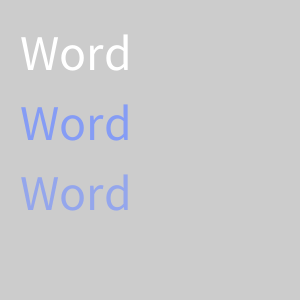
Frame 1 (no input)
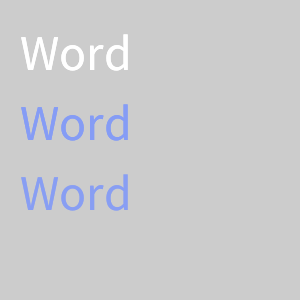
Frame 2 (the mouse pressed at the canvas centre, redrawn once)

The Processing sketch that drew these frames (run headless with seeded random() and noise(); the mouse was pressed at the canvas centre and the sketch redrawn once):

// Processing sketch: Text_DrawingWords
// ── Text_DrawingWords.pde
void setup () {
  size (300,300);  //Canvas Size
}

void draw() {
  textSize(50); // Measured in Pixels
  fill(255);  // Gray Scale
  text("Word", 20, 70); // First Print of "Word"
  
  fill(#859CF5);  // Blue
  text("Word", 20, 140); 
  
  fill(#859CF5, 200);  // Gray Scale
  text("Word", 20, 210); 
  
  noLoop(); //Do not need the Void Draw Loop
}
